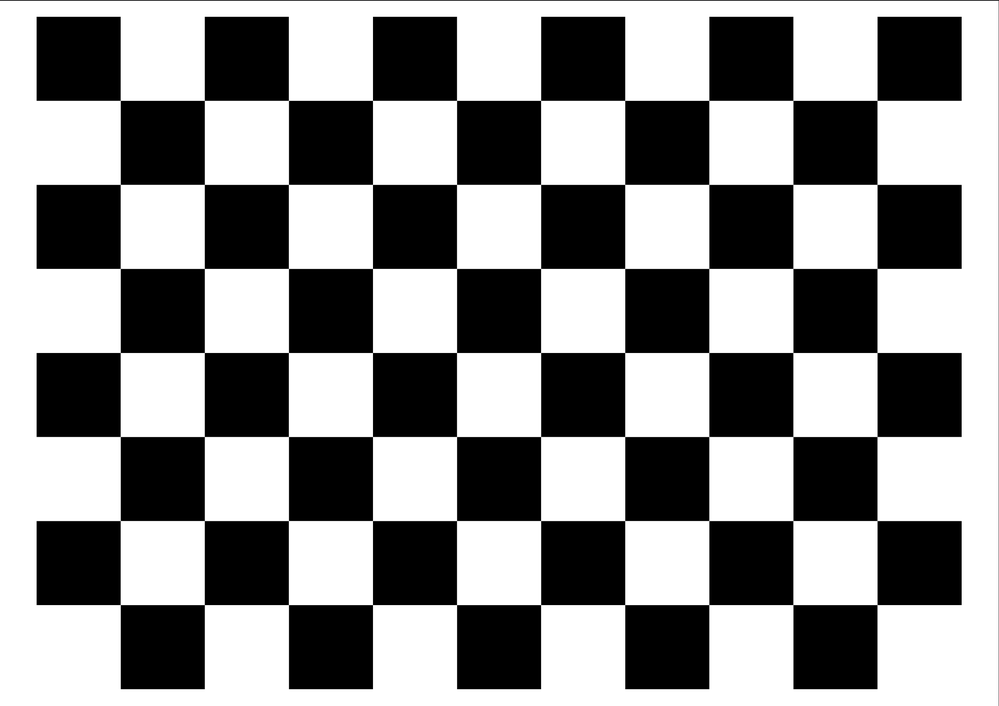
#> input picture controllers/my_first_controller0/source/test_april/chessA4_25mm.png, 999 x 706 px, shrunk from 2622 x 1854 before the run; its folder holds only this picture in this run
$ python test3.py
#> lines starting #> are read from the running program, lines starting #| are printed output that depends on the picture; after the words box and inside, x2 and y2 are one past the last pixel; in counts of white or black regions, pixels touching at a corner belong together; long printed decimals are rounded
import numpy as np
import cv2 as cv
import glob
import os

np.set_printoptions(suppress=True, precision=4)

# Termination criteria for sub-pixel corner refinement
criteria = (cv.TERM_CRITERIA_EPS + cv.TERM_CRITERIA_MAX_ITER, 30, 0.001)

# Chessboard dimensions (number of inner corners)
chessboard_size = (10, 7)  # 10 corners across columns, 7 down rows

# Square size in real-world units (e.g., millimeters)
square_size = 25  # example value for A4 printed board — adjust as needed

# Prepare object points, like (0,0,0), (1,0,0), ..., scaled by square_size
objp = np.zeros((chessboard_size[0]*chessboard_size[1], 3), np.float32)
objp[:, :2] = np.mgrid[0:chessboard_size[0], 0:chessboard_size[1]].T.reshape(-1, 2)
objp *= square_size

# Arrays to store 3D and 2D points
objpoints = []
imgpoints = []

# Go to directory with calibration images
os.chdir('./controllers/my_first_controller0/source/test_april/')
images = glob.glob('*.png')

for fname in images:
	if fname == '80_80chess.png' or fname == 'Checkerboard-A4-25mm-10x7.png':
		continue
	img = cv.imread(fname)
#> img is the input picture: shape (706, 999, 3); mean B, G, R 142.4, 142.4, 142.4
	gray = cv.cvtColor(img, cv.COLOR_BGR2GRAY)

	# Find chessboard corners
	ret, corners = cv.findChessboardCorners(gray, chessboard_size, None)
#> ret = True; corners = 70 rows, first 8: [120.3, 100.4], [204.4, 100.4], [288.4, 100.4], [372.5, 100.4], [456.5, 100.4], [540.6, 100.4], [624.7, 100.4], [708.8, 100.4]

	if ret:
		objpoints.append(objp)
		corners2 = cv.cornerSubPix(gray, corners, (11, 11), (-1, -1), criteria)
#> corners2 has the same summary as corners
		imgpoints.append(corners2)

		# Draw and show corners
		cv.drawChessboardCorners(img, chessboard_size, corners2, ret)
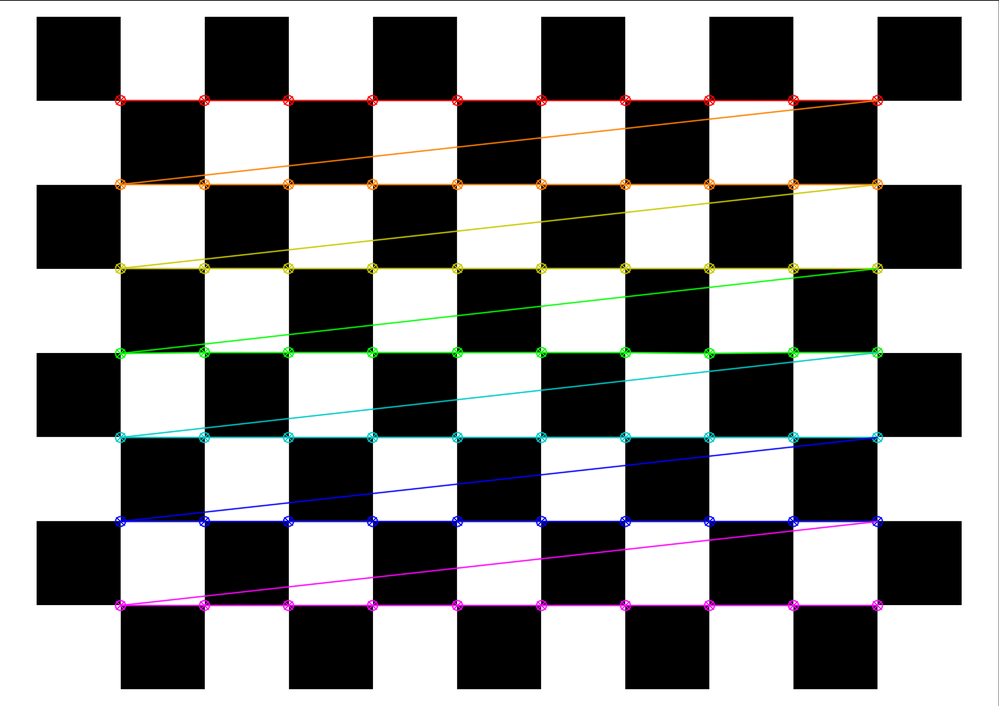
#> img: shape (706, 999, 3); 4.98% of pixels changed, all inside (x1, y1, x2, y2) = (114, 94, 884, 612)
		cv.imshow('img', img)
		cv.waitKey(200)

cv.destroyAllWindows()

# Only calibrate if enough points were found
if len(objpoints) > 0:
	ret, mtx, dist, rvecs, tvecs = cv.calibrateCamera(
		objpoints, imgpoints, gray.shape[::-1], None, None
	)
#> ret = 0.023; mtx = [[11401.7, 0, 527.8], [0, 11395.6, 352.2], [0, 0, 1]]; dist = [[0.0855, 13.82, -5.9e-05, 0.00462, 0.0199]]; rvecs = ([-6.75e-05, -0.00712, -6.1e-07],); tvecs = ([-121.2, -74.92, 3389.6],)

	print("\nCamera Matrix:\n", mtx)
#| Camera Matrix:
#|  [[11401.669      0.       527.8208]
#|  [    0.     11395.5947   352.2166]
#|  [    0.         0.         1.    ]]
	print("\nDistortion Coefficients:\n", dist)
#| Distortion Coefficients:
#|  [[ 0.0855 13.8154 -0.0001  0.0046  0.0199]]
	print("\nRe-projection error:")
	print(f"fx, fy = {mtx[0][0]}, {mtx[1][1]}")
#| fx, fy = 11401.669, 11395.595
	print(f"cx, cy = {mtx[0][2]}, {mtx[1][2]}")
#| cx, cy = 527.821, 352.217
	# Optional: compute total reprojection error
	total_error = 0
	for i in range(len(objpoints)):
		imgpoints2, _ = cv.projectPoints(objpoints[i], rvecs[i], tvecs[i], mtx, dist)
		error = cv.norm(imgpoints[i], imgpoints2, cv.NORM_L2) / len(imgpoints2)
		total_error += error
#> this loop made 1 pass
#> (error, total_error) on pass 1: (0.00275, 0.00275)
#> after the loop, total_error = 0.00275

	print("Total error: ", total_error / len(objpoints))
#| Total error:  0.002754
else:
	print("No chessboard corners were found in any images.")
